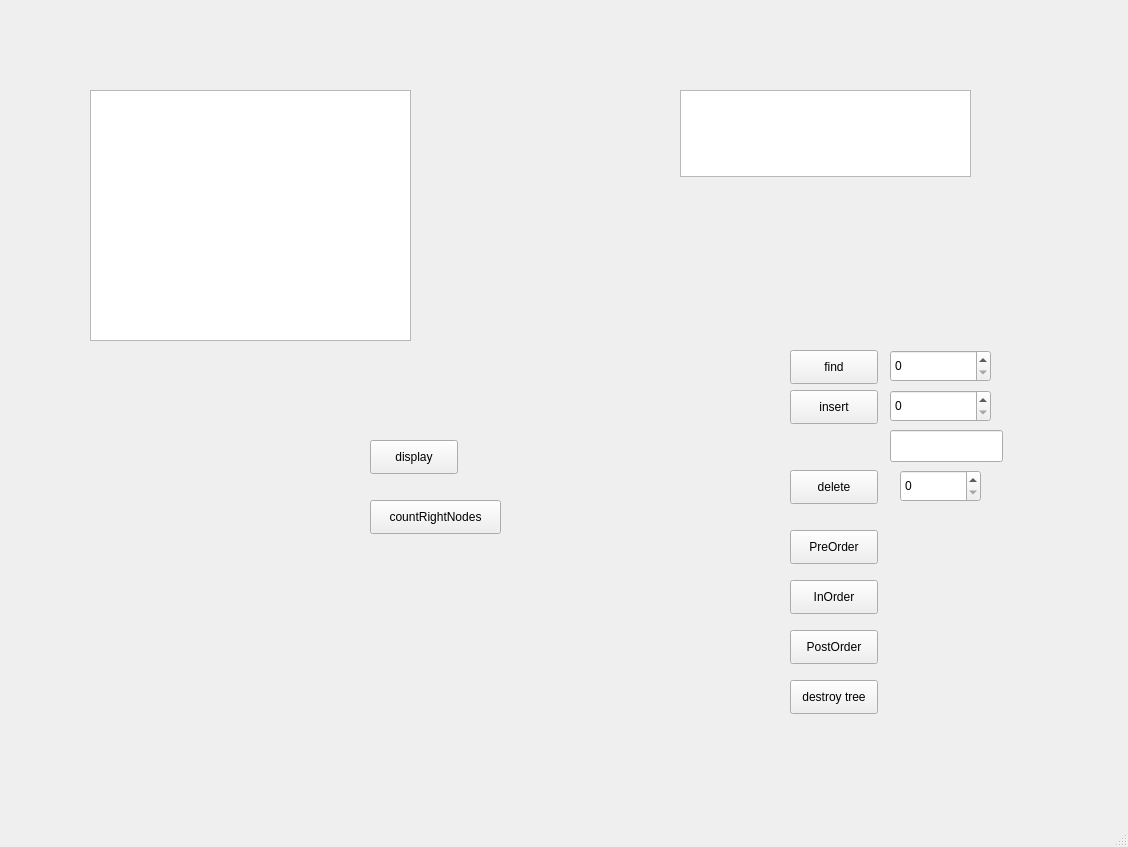
<?xml version="1.0" encoding="UTF-8"?>
<ui version="4.0">
 <class>MainWindow</class>
 <widget class="QMainWindow" name="MainWindow">
  <property name="geometry">
   <rect>
    <x>0</x>
    <y>0</y>
    <width>1128</width>
    <height>847</height>
   </rect>
  </property>
  <property name="windowTitle">
   <string>MainWindow</string>
  </property>
  <widget class="QWidget" name="centralwidget">
   <widget class="QTreeView" name="treeView">
    <property name="geometry">
     <rect>
      <x>90</x>
      <y>90</y>
      <width>321</width>
      <height>251</height>
     </rect>
    </property>
   </widget>
   <widget class="QPushButton" name="displayTreeButton">
    <property name="geometry">
     <rect>
      <x>370</x>
      <y>440</y>
      <width>88</width>
      <height>34</height>
     </rect>
    </property>
    <property name="text">
     <string>display</string>
    </property>
   </widget>
   <widget class="QPushButton" name="countRightNodes">
    <property name="geometry">
     <rect>
      <x>370</x>
      <y>500</y>
      <width>131</width>
      <height>34</height>
     </rect>
    </property>
    <property name="text">
     <string>countRightNodes</string>
    </property>
   </widget>
   <widget class="QLabel" name="label">
    <property name="geometry">
     <rect>
      <x>570</x>
      <y>500</y>
      <width>111</width>
      <height>31</height>
     </rect>
    </property>
    <property name="text">
     <string/>
    </property>
   </widget>
   <widget class="QTextEdit" name="textEdit">
    <property name="geometry">
     <rect>
      <x>680</x>
      <y>90</y>
      <width>291</width>
      <height>87</height>
     </rect>
    </property>
   </widget>
   <widget class="QPushButton" name="find">
    <property name="geometry">
     <rect>
      <x>790</x>
      <y>350</y>
      <width>88</width>
      <height>34</height>
     </rect>
    </property>
    <property name="text">
     <string>find</string>
    </property>
   </widget>
   <widget class="QSpinBox" name="spinBox">
    <property name="geometry">
     <rect>
      <x>890</x>
      <y>350</y>
      <width>101</width>
      <height>32</height>
     </rect>
    </property>
    <property name="maximum">
     <number>400</number>
    </property>
   </widget>
   <widget class="QSpinBox" name="spinBox_2">
    <property name="geometry">
     <rect>
      <x>890</x>
      <y>390</y>
      <width>101</width>
      <height>32</height>
     </rect>
    </property>
    <property name="maximum">
     <number>90000000</number>
    </property>
   </widget>
   <widget class="QPushButton" name="insert">
    <property name="geometry">
     <rect>
      <x>790</x>
      <y>390</y>
      <width>88</width>
      <height>34</height>
     </rect>
    </property>
    <property name="text">
     <string>insert</string>
    </property>
   </widget>
   <widget class="QLineEdit" name="lineEdit">
    <property name="geometry">
     <rect>
      <x>890</x>
      <y>430</y>
      <width>113</width>
      <height>32</height>
     </rect>
    </property>
   </widget>
   <widget class="QPushButton" name="del">
    <property name="geometry">
     <rect>
      <x>790</x>
      <y>470</y>
      <width>88</width>
      <height>34</height>
     </rect>
    </property>
    <property name="text">
     <string>delete</string>
    </property>
   </widget>
   <widget class="QSpinBox" name="spinBox_3">
    <property name="geometry">
     <rect>
      <x>900</x>
      <y>470</y>
      <width>81</width>
      <height>32</height>
     </rect>
    </property>
    <property name="maximum">
     <number>9999999</number>
    </property>
   </widget>
   <widget class="QPushButton" name="pushButton_PreOrder">
    <property name="geometry">
     <rect>
      <x>790</x>
      <y>530</y>
      <width>88</width>
      <height>34</height>
     </rect>
    </property>
    <property name="text">
     <string>PreOrder</string>
    </property>
   </widget>
   <widget class="QPushButton" name="pushButton_InOrder">
    <property name="geometry">
     <rect>
      <x>790</x>
      <y>580</y>
      <width>88</width>
      <height>34</height>
     </rect>
    </property>
    <property name="text">
     <string>InOrder</string>
    </property>
   </widget>
   <widget class="QPushButton" name="pushButton_PostOrder">
    <property name="geometry">
     <rect>
      <x>790</x>
      <y>630</y>
      <width>88</width>
      <height>34</height>
     </rect>
    </property>
    <property name="text">
     <string>PostOrder</string>
    </property>
   </widget>
   <widget class="QPushButton" name="destroy">
    <property name="geometry">
     <rect>
      <x>790</x>
      <y>680</y>
      <width>88</width>
      <height>34</height>
     </rect>
    </property>
    <property name="text">
     <string>destroy tree</string>
    </property>
   </widget>
  </widget>
  <widget class="QMenuBar" name="menubar">
   <property name="geometry">
    <rect>
     <x>0</x>
     <y>0</y>
     <width>1128</width>
     <height>30</height>
    </rect>
   </property>
  </widget>
  <widget class="QStatusBar" name="statusbar"/>
 </widget>
 <resources/>
 <connections/>
</ui>
